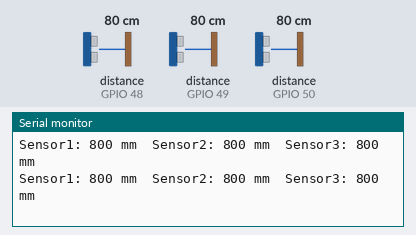
A sketch run on a simulated ESP32. On the bench: the last lines printed to the serial monitor. The test bench sets the inputs (shaded band); at power-on: distance to the obstacle (sensors on GPIO 48, GPIO 49, GPIO 50) 80 cm.

Above: at 1.2 s.
1.3 s: distance to the obstacle (sensor on GPIO 48) set to 2 cm
At 1.67 s:
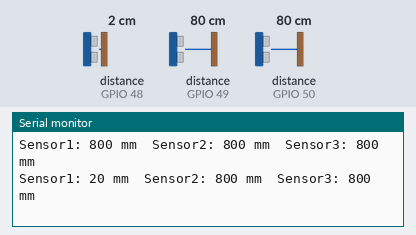
2.8 s: distance to the obstacle (sensor on GPIO 49) set to 2 cm
At 2.87 s:
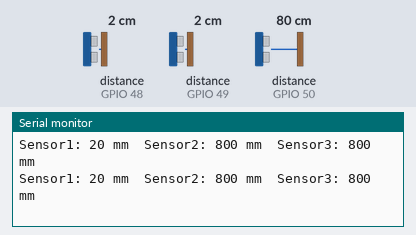
4.3 s: distance to the obstacle (sensor on GPIO 50) set to 2 cm
At 4.47 s:
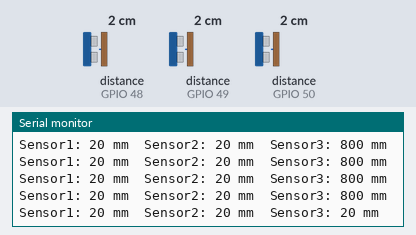
5.8 s: distance to the obstacle (sensor on GPIO 48) set to 4 cm
At 5.87 s:
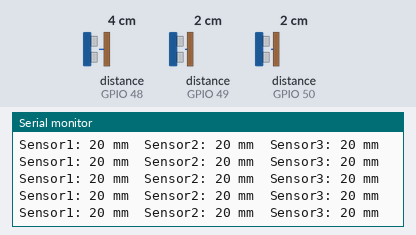
7.3 s: distance to the obstacle (sensor on GPIO 49) set to 4 cm
At 7.47 s:
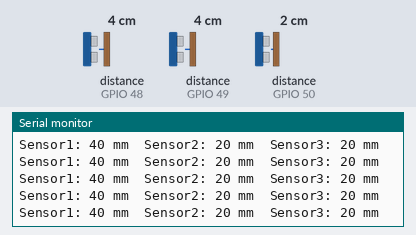
8.8 s: distance to the obstacle (sensor on GPIO 50) set to 4 cm
At 8.86 s:
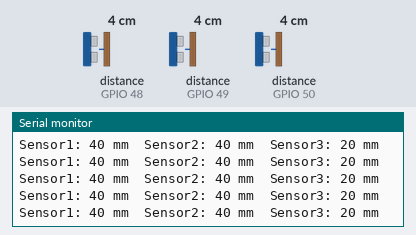
Timing chart, 0 to 11.3 s (numbered marks = the images above; inputs shaded):
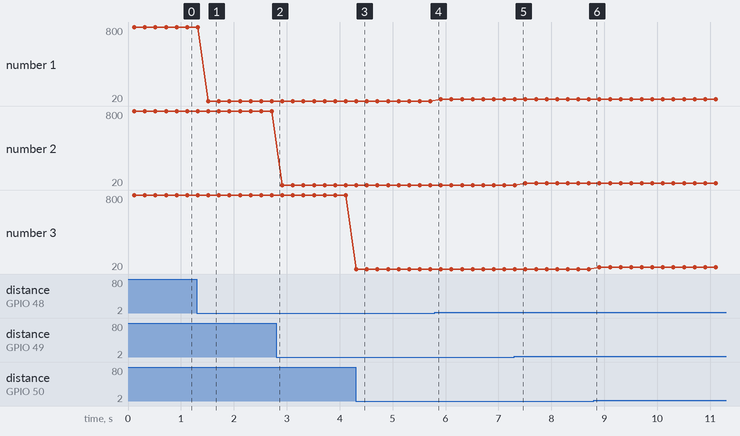

Measured:
- after the input at 1.3 s, the serial monitor: prints a new line after 0.22 s (image 1)
- after the input at 4.3 s, the serial monitor: prints a new line at once (image 3)
- plotted number 1: 800 → 20 after the input at 1.3 s, 20 → 40 after the input at 5.8 s

The sketch:

VL53L0X_3sensor_test.ino
```cpp
#include <Adafruit_VL53L0X.h>
#include <Wire.h>

// Define the I2C Wire object
TwoWire I2C_BUS = TwoWire(0);

// Sensor objects
Adafruit_VL53L0X sensor1;
Adafruit_VL53L0X sensor2;
Adafruit_VL53L0X sensor3;

// Sensor configurations
const uint8_t SENSOR1_ADDR = 0x30;
const uint8_t SENSOR2_ADDR = 0x31;
const uint8_t SENSOR3_ADDR = 0x32;

const uint8_t SENSOR1_XSHUT_PIN = 27;
const uint8_t SENSOR2_XSHUT_PIN = 26;
const uint8_t SENSOR3_XSHUT_PIN = 25;

void resetSensors() {
  // Set all XSHUT pins low to shutdown sensors
  digitalWrite(SENSOR1_XSHUT_PIN, LOW);
  digitalWrite(SENSOR2_XSHUT_PIN, LOW);
  digitalWrite(SENSOR3_XSHUT_PIN, LOW);
  delay(10);

  // Set XSHUT pins high to enable sensors
  digitalWrite(SENSOR1_XSHUT_PIN, HIGH);
  digitalWrite(SENSOR2_XSHUT_PIN, HIGH);
  digitalWrite(SENSOR3_XSHUT_PIN, HIGH);
  delay(10); // Give time for sensors to wake up
}

void setup() {
  Serial.begin(115200);
  Wire.begin(21, 22); // SDA, SCL pins for I2C

  // Initialize XSHUT pins as outputs
  pinMode(SENSOR1_XSHUT_PIN, OUTPUT);
  pinMode(SENSOR2_XSHUT_PIN, OUTPUT);
  pinMode(SENSOR3_XSHUT_PIN, OUTPUT);

  resetSensors(); // Reset and enable sensors

  // Initialize sensors
  if (!sensor1.begin(SENSOR1_ADDR, &I2C_BUS)) {
    Serial.println("Failed to initialize sensor1");
  }
  if (!sensor2.begin(SENSOR2_ADDR, &I2C_BUS)) {
    Serial.println("Failed to initialize sensor2");
  }
  if (!sensor3.begin(SENSOR3_ADDR, &I2C_BUS)) {
    Serial.println("Failed to initialize sensor3");
  }
}

void loop() {
  // Read distance measurements from all sensors
  uint16_t distance1 = sensor1.readRange();
  uint16_t distance2 = sensor2.readRange();
  uint16_t distance3 = sensor3.readRange();

  // Check for timeouts
  bool timeout1 = sensor1.timeoutOccurred();
  bool timeout2 = sensor2.timeoutOccurred();
  bool timeout3 = sensor3.timeoutOccurred();

  // Print distance measurements and timeout status
  Serial.print("Sensor1: ");
  Serial.print(distance1);
  Serial.print(" mm");
  if (timeout1) Serial.print(" (Timeout)");
  Serial.print("\tSensor2: ");
  Serial.print(distance2);
  Serial.print(" mm");
  if (timeout2) Serial.print(" (Timeout)");
  Serial.print("\tSensor3: ");
  Serial.print(distance3);
  Serial.print(" mm");
  if (timeout3) Serial.print(" (Timeout)");
  Serial.println();

  delay(100); // Delay between readings (adjust as needed)
}
```
